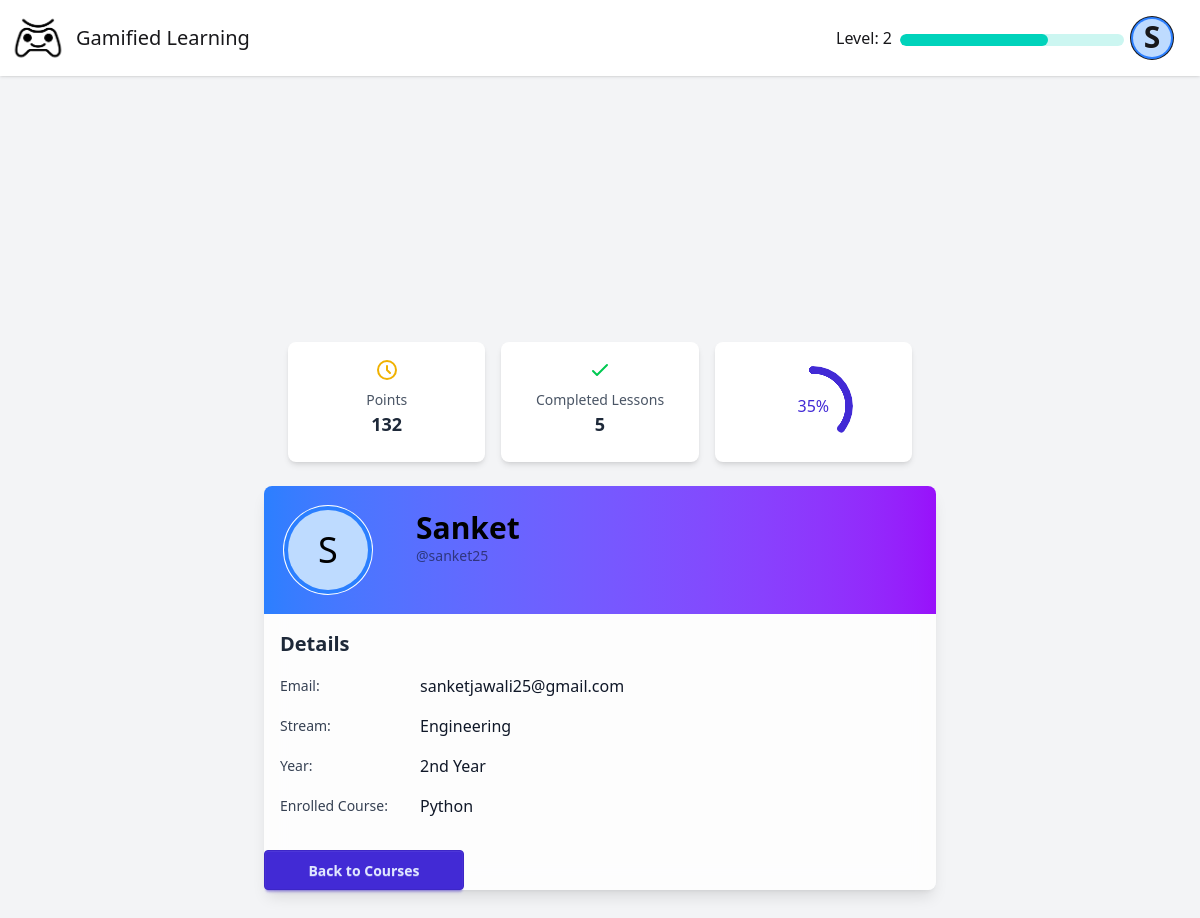
The page /profile (signed in) on the database its author committed.
### models/models.py (models this page shows, shortened)
class User(db.Model):
    id = db.Column(db.Integer, primary_key=True)
    name = db.Column(db.String(100), nullable=False)
    username = db.Column(db.String(80), unique=True, nullable=False)
    email = db.Column(db.String(120), unique=True, nullable=False)
    stream = db.Column(db.String(20), nullable=False)  # New: Replacing class_name
    year = db.Column(db.String(10), nullable=False)   # New: Year field
    password = db.Column(db.String(120), nullable=False)
    points = db.Column(db.Integer, default=0)
    course = db.Column(db.String(50))
    level = db.Column(db.Integer, default=1)
    completed_lessons = db.Column(db.String(200), default="")
    is_admin = db.Column(db.Boolean, default=False)

### routes/user.py (the view)
def profile_page():
    if 'user_id' not in session:
        return redirect(url_for('login'))
    user = db.session.get(User, session['user_id'])
    if user is None:
        session.pop('user_id', None)
        return redirect(url_for('login'))
    return render_template('profile.html', user=user)

### templates/profile.html (shortened to what this page needs)
{% extends "base.html" %} {% block content %}
<div class="min-h-screen bg-gray-100 p-6 flex items-center justify-center">
    <div class="w-full max-w-2xl">
        <div class="grid grid-cols-1 sm:grid-cols-3 gap-4 -mt-6 px-6">
            <div
                class="bg-white rounded-lg shadow-md p-4 text-center transform hover:scale-105 transition-transform duration-300"
            >
                <div class="flex justify-center mb-2">
                    <svg
                        xmlns="http://www.w3.org/2000/svg"
                        class="h-6 w-6 text-yellow-500"
                        fill="none"
                        viewBox="0 0 24 24"
                        stroke="currentColor"
                    >
                        <path
                            stroke-linecap="round"
                            stroke-linejoin="round"
                            stroke-width="2"
                            d="M12 8v4l3 3m6-3a9 9 0 11-18 0 9 9 0 0118 0z"
                        />
                    </svg>
                </div>
                <h3 class="text-sm font-medium text-gray-600">Points</h3>
                <p class="text-lg font-bold text-gray-800">{{ user.points }}</p>
            </div>
            <div
                class="bg-white rounded-lg shadow-md p-4 text-center transform hover:scale-105 transition-transform duration-300"
            >
                <div class="flex justify-center mb-2">
                    <svg
                        xmlns="http://www.w3.org/2000/svg"
                        class="h-6 w-6 text-green-500"
                        fill="none"
                        viewBox="0 0 24 24"
                        stroke="currentColor"
                    >
                        <path
                            stroke-linecap="round"
                            stroke-linejoin="round"
                            stroke-width="2"
                            d="M5 13l4 4L19 7"
                        />
                    </svg>
                </div>
                <h3 class="text-sm font-medium text-gray-600">
                    Completed Lessons
                </h3>
                <p class="text-lg font-bold text-gray-800">
                    {% if user.completed_lessons %} {{
                    user.completed_lessons.split(',')|length }} {% else %} 0 {%
                    endif %}
                </p>
            </div>
            <div
                class="bg-white rounded-lg shadow-md p-4 text-center transform hover:scale-105 transition-transform duration-300"
            >
                <div
                    class="radial-progress text-primary"
                    style="--value: {{ (user.completed_lessons.split(',')|length / 14 * 100) if user.completed_lessons else 0 }}"
                    aria-valuenow="10"
                    role="progressbar"
                >
                    {{ (user.completed_lessons.split(',')|length / 14 * 100)|int
                    if user.completed_lessons else 0 }}%
                </div>
            </div>
        </div>
        <div
            class="card bg-white/80 backdrop-blur-md shadow-lg rounded-b-lg mt-6"
        >
            <div
                class="relative bg-gradient-to-r from-blue-500 to-purple-600 rounded-t-lg p-6 text-black"
            >
                <div class="flex items-center gap-4">
                    <div>
                        <div class="absolute ml-30 pl-2">
                            <h2 class="text-3xl font-bold">{{ user.name }}</h2>
                            <p class="text-sm opacity-50">
                                @{{ user.username }}
                            </p>
                        </div>
                    </div>
                </div>
                <div class="avatar avatar-placeholder">
                    <div
                        class="w-20 rounded-full ring ring-white ring-offset-4 ring-offset-blue-500 bg-blue-200"
                    >
                        <span class="text-4xl">{{ user.name|first }}</span>
                    </div>
                </div>
            </div>
            <h3 class="text-xl font-semibold text-gray-800 mb-2 pt-4 pl-4">
                Details
            </h3>
            <div class="space-y-4 pl-4 pt-2">
                <div class="flex items-center gap-3">
                    <span class="text-sm font-medium text-gray-700 w-32"
                        >Email:</span
                    >
                    <span class="text-gray-900">{{ user.email }}</span>
                </div>
                <div class="flex items-center gap-3">
                    <span class="text-sm font-medium text-gray-700 w-32"
                        >Stream:</span
                    >
                    <span class="text-gray-900">{{ user.stream }}</span>
                </div>
                <div class="flex items-center gap-3">
                    <span class="text-sm font-medium text-gray-700 w-32"
                        >Year:</span
                    >
                    <span class="text-gray-900">{{ user.year }}</span>
                </div>
                <div class="flex items-center gap-3">
                    <span class="text-sm font-medium text-gray-700 w-32"
                        >Enrolled Course:</span
                    >
                    <span class="text-gray-900"
                        >{{ user.course or 'Not enrolled' }}</span
                    >
                </div>
            </div>
            <div class="mt-8">
                <a href="{{ url_for('courses') }}" class="btn btn-primary w-50"
                    >Back to Courses</a
                >
            </div>
        </div>
    </div>
</div>
{% endblock %}

### templates/base.html (shortened to what this page needs)
<!doctype html>
<html>
    <head>
        <link
            href="https://cdn.jsdelivr.net/npm/daisyui@5"
            rel="stylesheet"
            type="text/css"
        />
        <script src="https://cdn.jsdelivr.net/npm/@tailwindcss/browser@4"></script>
        <link
            href="https://cdn.jsdelivr.net/npm/daisyui@5/themes.css"
            rel="stylesheet"
            type="text/css"
        />
    </head>
    <body>
        <div class="min-h-screen flex flex-col">
            <div class="navbar bg-base-100 shadow-sm sticky top-0 z-[100]">
                <div class="flex-1">
                    <div class="flex items-center gap-2">
                        <img
                            src="/static/logo.png"
                            alt="logo"
                            class="size-15"
                        />
                        <a class="text-xl" href="/">Gamified Learning</a>
                    </div>
                </div>
                {% if 'user_id' in session %}
                <div class="flex gap-2 pr-5">
                    <p class="pt-2" style="height: min-content">
                        Level: {{ session.get('user_level', 1) }}
                    </p>
                    <progress
                        class="progress progress-accent w-56 h-3 mt-4"
                        value="{{ session.get('user_points', 0) }}"
                        max="200"
                    ></progress>
                    <div class="dropdown dropdown-end">
                        <div
                            tabindex="0"
                            role="button"
                            class="btn btn-ghost btn-circle avatar"
                        >
                            <div
                                class="w-10 rounded-full ring ring-blue ring-offset-2 ring-offset-blue-500 bg-blue-200"
                            >
                                <span class="text-3xl"
                                    >{{ user.name|first }}</span
                                >
                            </div>
                        </div>
                    </div>
                </div>
                {% else %}
                <a href="{{ url_for('login') }}" class="pr-5">Login</a>
                {% endif %}
            </div>
            <main class="flex-grow">{% block content %}{% endblock %}</main>
        </div>
    </body>
</html>

### rows shown on the page
User: name|first "S", points "132", name "Sanket", username "sanket25", email "sanketjawali25@gmail.com", stream "Engineering", year "2nd Year", course "Python"

### other values the page prints
{{ session.get('user_level', 1) }} "2"
{{ user.completed_lessons.split(',')|length }} "5"
